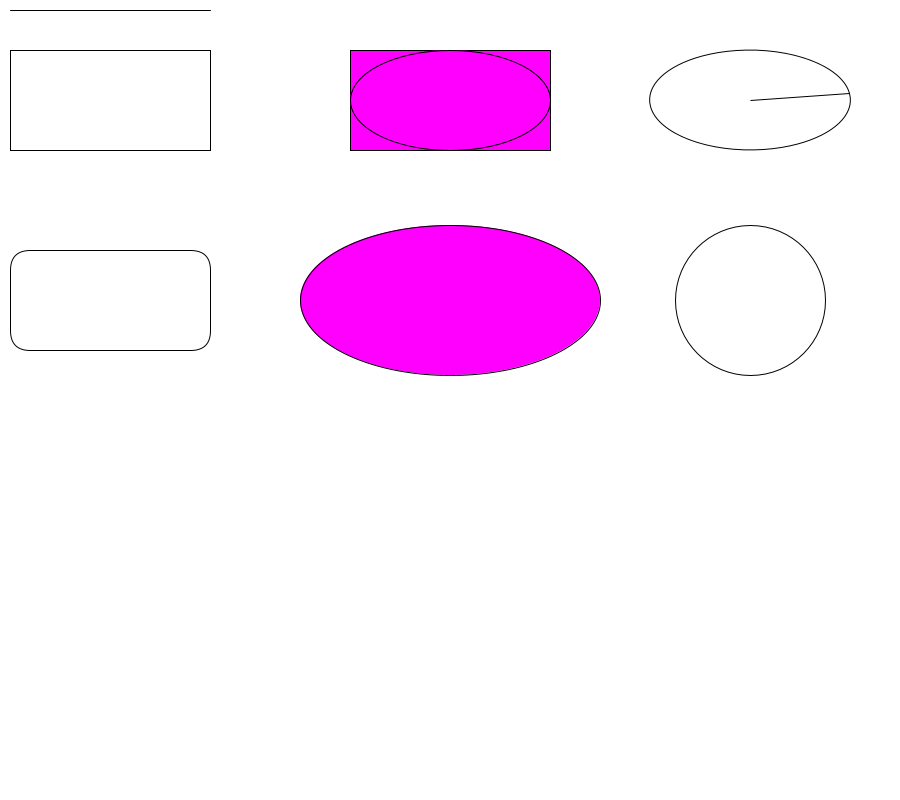
Frame 1 (no input)
Frame 60 (the mouse pressed at the canvas centre just before this capture): identical to frame 1, image omitted
Frame 120 (the mouse held since frame 60 and released just before this capture): identical to frame 1, image omitted

The Processing sketch that drew this single still picture (run headless with seeded random() and noise(); from frame 60 on, the mouse is pressed at the canvas centre):

// Processing sketch: sketch_230908a
// ── sketch_230908a.pde
void setup(){
size(900,800);

}
void draw(){
background(255,255,255);


line(10,10,210,10);
fill(255,255,255);
rect(10,50,200,100);


fill(255,0,255);
rect(350,50,200,100);
ellipse(450,100,200,100);

 
fill(255,255,255);
rect(10,250,200,100,20);




arc(750, 100, 100 * 2, 50 * 2, 25, 35, PIE);



fill(255,0,255);
arc(450,300,300,150,0,2*PI);


fill(255,255,255);
arc(750,300,150,150,0,2*PI);

}
